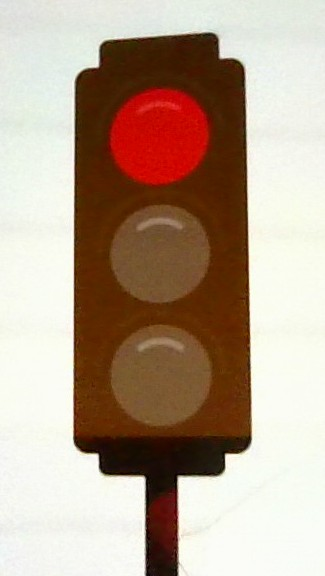
#> input picture Semaforo-MLP/data/raw/red/WIN_20250521_12_17_40_Pro.jpg, 325 x 576 px
$ python generate_dataset.py
#> lines starting #> are read from the running program, lines starting #| are printed output that depends on the picture; after the words box and inside, x2 and y2 are one past the last pixel; in counts of white or black regions, pixels touching at a corner belong together
import os
import cv2
import numpy as np
from sklearn.model_selection import train_test_split

# Configuración de rutas y clases
RAW_DIR = 'data/raw'
OUTPUT_NPZ = 'data/semaforo_dataset.npz'
CLASSES = {'red': 0, 'yellow': 1, 'green': 2}

def compute_hsv_means(img_path):
    frame = cv2.imread(img_path)
#> frame is the input picture: shape (576, 325, 3); mean B, G, R 144.6, 162, 183.3
    hsv = cv2.cvtColor(frame, cv2.COLOR_BGR2HSV)
#> hsv: shape (576, 325, 3); mean H, S, V 28.2, 96.9, 184.9
    # máscaras para rojo (dos rangos), amarillo y verde
    m_r = cv2.inRange(hsv, np.array([0,100,100]), np.array([10,255,255])) \
        + cv2.inRange(hsv, np.array([160,100,100]), np.array([179,255,255]))
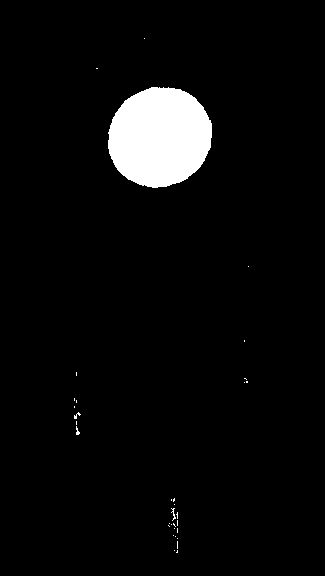
#> m_r: shape (576, 325); 4.5% white; 33 white regions (29 under 20 px), largest, box (x1, y1, x2, y2) and area: (108, 87, 212, 188) 8215, (171, 508, 176, 521) 23, (74, 412, 81, 419) 20, (76, 426, 80, 435) 20
    m_y = cv2.inRange(hsv, np.array([15,100,100]), np.array([35,255,255]))
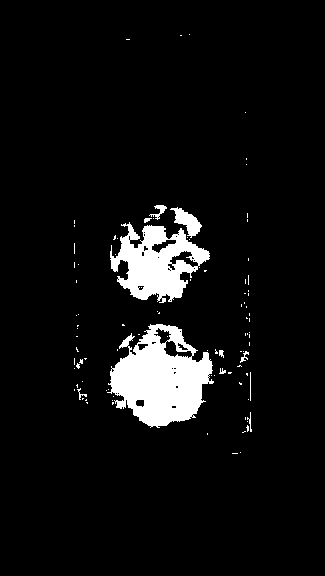
#> m_y: shape (576, 325); 6.4% white; 98 white regions (87 under 20 px), largest, box (x1, y1, x2, y2) and area: (107, 324, 214, 428) 6710, (110, 222, 210, 303) 4291, (170, 207, 202, 238) 432
    m_g = cv2.inRange(hsv, np.array([40,100,100]), np.array([90,255,255]))
#> m_g: shape (576, 325); every value is 0
    mask = m_r | m_y | m_g
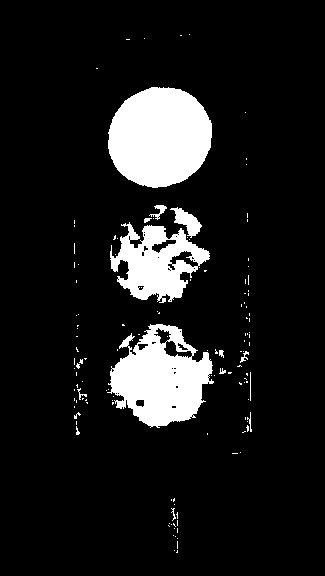
#> mask: shape (576, 325); 10.9% white; 131 white regions (116 under 20 px), largest, box (x1, y1, x2, y2) and area: (108, 87, 212, 188) 8215, (107, 324, 214, 428) 6710, (110, 222, 210, 303) 4291
    h = cv2.mean(hsv[:,:,0], mask=mask)[0]
#> h = 10.78
    s = cv2.mean(hsv[:,:,1], mask=mask)[0]
#> s = 195.4
    v = cv2.mean(hsv[:,:,2], mask=mask)[0]
#> v = 148.6
    return [h, s, v]

def main():
    X, y = [], []
    for color, label in CLASSES.items():
        folder = os.path.join(RAW_DIR, color)
        if not os.path.isdir(folder):
            continue
        for fname in os.listdir(folder):
            path = os.path.join(folder, fname)
            feats = compute_hsv_means(path)
#> feats = [10.78, 195.4, 148.6]
#> pass 3 of the loop in main, `for color, label in CLASSES.items():`:
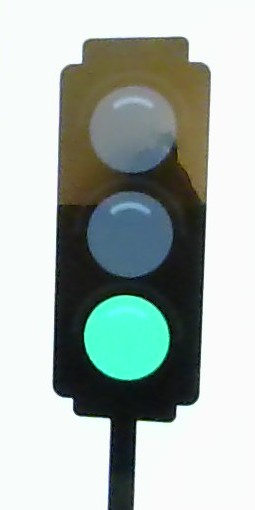
#> input picture Semaforo-MLP/data/raw/green/WIN_20250521_12_22_11_Pro.jpg, 255 x 510 px
#> in compute_hsv_means, frame is the input picture: shape (510, 255, 3); mean B, G, R 174.9, 180, 169.1
#> hsv: shape (510, 255, 3); mean H, S, V 65.9, 41.9, 183.1
#> m_r: shape (510, 255); every value is 0
#> in compute_hsv_means (call 2), `m_y = cv2.inRange(hsv, np.array([15,100,100]), np.array([35,255,255]))`:
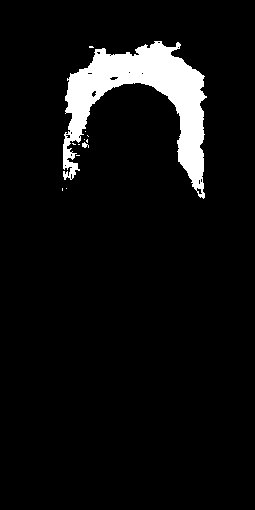
#> m_y: shape (510, 255); 6.4% white; 12 white regions (10 under 20 px), largest, box (x1, y1, x2, y2) and area: (63, 41, 207, 199) 8203, (82, 142, 89, 148) 26
#> m_g: shape (510, 255); 4.5% white; 1 white region, box (x1, y1, x2, y2) and area: (84, 295, 170, 381) 5851
#> in compute_hsv_means (call 2), `mask = m_r | m_y | m_g`:
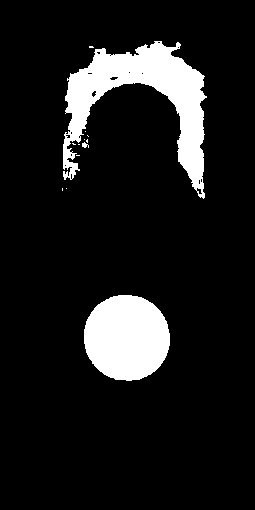
#> mask: shape (510, 255); 10.9% white; 13 white regions (10 under 20 px), largest, box (x1, y1, x2, y2) and area: (63, 41, 207, 199) 8203, (84, 295, 170, 381) 5851, (82, 142, 89, 148) 26
#> h = 48.13
#> s = 142.5
#> v = 170.1
#> feats = [48.13, 142.5, 170.1]
            X.append(feats)
            y.append(label)

    X = np.array(X)
#> X = [[10.78, 195.4, 148.6], [48.13, 142.5, 170.1]]
    y = np.array(y)

    # split train/test
#> (the run stopped early here; a loop or call above may not have finished)
